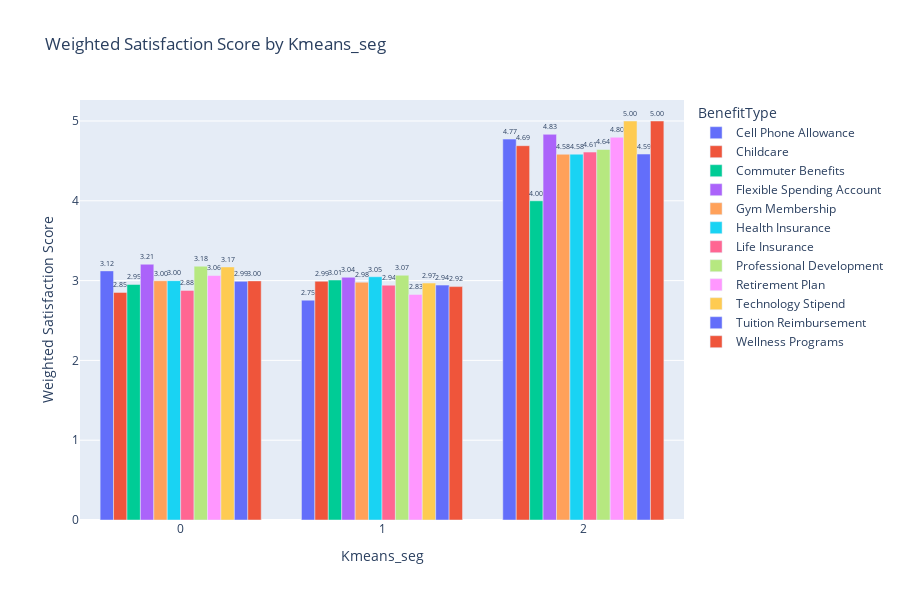

Write notebook code for a chart like this one.
### Code cell
weighted_satisfaction = (
    df_analysis_clustered_benefits
    .assign(weighted_score=lambda df: df['SatisfactionScore'] * df['UsageFrequency'])
    .groupby(['BenefitType', 'Kmeans_seg'])
    .apply(lambda g: g['weighted_score'].sum() / g['UsageFrequency'].sum())
    .unstack(fill_value=0)
)

def plot_weighted_satisfaction(weighted_satisfaction_df: pd.DataFrame, demo: str = 'Cluster'):
    fig = px.bar(
        weighted_satisfaction_df.reset_index().melt(id_vars='BenefitType', var_name=demo, value_name='WeightedSatisfaction'),
        x=demo,
        y='WeightedSatisfaction',
        color='BenefitType',
        barmode='group',
        title=f'Weighted Satisfaction Score by {demo}',
        labels={'WeightedSatisfaction': 'Weighted Satisfaction Score'},
        text='WeightedSatisfaction',
        height=600
    )
    fig.update_traces(texttemplate='%{text:.2f}', textposition='outside')
    fig.update_layout(xaxis_title=demo, yaxis_title='Weighted Satisfaction Score')
    fig.show()
plot_weighted_satisfaction(weighted_satisfaction, demo='Kmeans_seg')

### Figure 1 — Plotly figure (JSON) as saved in the notebook; plotly's stock layout.template omitted (floating-point values rounded to 4 significant figures)
{"data": [{"alignmentgroup": "True", "hovertemplate": "BenefitType=Cell Phone Allowance<br>Kmeans_seg=%{x}<br>Weighted Satisfaction Score=%{text}<extra></extra>", "legendgroup": "Cell Phone Allowance", "marker": {"color": "#636efa", "pattern": {"shape": ""}}, "name": "Cell Phone Allowance", "offsetgroup": "Cell Phone Allowance", "orientation": "v", "showlegend": true, "text": [3.122, 2.755, 4.773], "textposition": "outside", "texttemplate": "%{text:.2f}", "type": "bar", "x": [0, 1, 2], "xaxis": "x", "y": [3.122, 2.755, 4.773], "yaxis": "y"}, {"alignmentgroup": "True", "hovertemplate": "BenefitType=Childcare<br>Kmeans_seg=%{x}<br>Weighted Satisfaction Score=%{text}<extra></extra>", "legendgroup": "Childcare", "marker": {"color": "#EF553B", "pattern": {"shape": ""}}, "name": "Childcare", "offsetgroup": "Childcare", "orientation": "v", "showlegend": true, "text": [2.852, 2.992, 4.69], "textposition": "outside", "texttemplate": "%{text:.2f}", "type": "bar", "x": [0, 1, 2], "xaxis": "x", "y": [2.852, 2.992, 4.69], "yaxis": "y"}, {"alignmentgroup": "True", "hovertemplate": "BenefitType=Commuter Benefits<br>Kmeans_seg=%{x}<br>Weighted Satisfaction Score=%{text}<extra></extra>", "legendgroup": "Commuter Benefits", "marker": {"color": "#00cc96", "pattern": {"shape": ""}}, "name": "Commuter Benefits", "offsetgroup": "Commuter Benefits", "orientation": "v", "showlegend": true, "text": [2.951, 3.007, 4.0], "textposition": "outside", "texttemplate": "%{text:.2f}", "type": "bar", "x": [0, 1, 2], "xaxis": "x", "y": [2.951, 3.007, 4.0], "yaxis": "y"}, {"alignmentgroup": "True", "hovertemplate": "BenefitType=Flexible Spending Account<br>Kmeans_seg=%{x}<br>Weighted Satisfaction Score=%{text}<extra></extra>", "legendgroup": "Flexible Spending Account", "marker": {"color": "#ab63fa", "pattern": {"shape": ""}}, "name": "Flexible Spending Account", "offsetgroup": "Flexible Spending Account", "orientation": "v", "showlegend": true, "text": [3.205, 3.042, 4.833], "textposition": "outside", "texttemplate": "%{text:.2f}", "type": "bar", "x": [0, 1, 2], "xaxis": "x", "y": [3.205, 3.042, 4.833], "yaxis": "y"}, {"alignmentgroup": "True", "hovertemplate": "BenefitType=Gym Membership<br>Kmeans_seg=%{x}<br>Weighted Satisfaction Score=%{text}<extra></extra>", "legendgroup": "Gym Membership", "marker": {"color": "#FFA15A", "pattern": {"shape": ""}}, "name": "Gym Membership", "offsetgroup": "Gym Membership", "orientation": "v", "showlegend": true, "text": [2.998, 2.98, 4.583], "textposition": "outside", "texttemplate": "%{text:.2f}", "type": "bar", "x": [0, 1, 2], "xaxis": "x", "y": [2.998, 2.98, 4.583], "yaxis": "y"}, {"alignmentgroup": "True", "hovertemplate": "BenefitType=Health Insurance<br>Kmeans_seg=%{x}<br>Weighted Satisfaction Score=%{text}<extra></extra>", "legendgroup": "Health Insurance", "marker": {"color": "#19d3f3", "pattern": {"shape": ""}}, "name": "Health Insurance", "offsetgroup": "Health Insurance", "orientation": "v", "showlegend": true, "text": [2.999, 3.048, 4.585], "textposition": "outside", "texttemplate": "%{text:.2f}", "type": "bar", "x": [0, 1, 2], "xaxis": "x", "y": [2.999, 3.048, 4.585], "yaxis": "y"}, {"alignmentgroup": "True", "hovertemplate": "BenefitType=Life Insurance<br>Kmeans_seg=%{x}<br>Weighted Satisfaction Score=%{text}<extra></extra>", "legendgroup": "Life Insurance", "marker": {"color": "#FF6692", "pattern": {"shape": ""}}, "name": "Life Insurance", "offsetgroup": "Life Insurance", "orientation": "v", "showlegend": true, "text": [2.877, 2.942, 4.611], "textposition": "outside", "texttemplate": "%{text:.2f}", "type": "bar", "x": [0, 1, 2], "xaxis": "x", "y": [2.877, 2.942, 4.611], "yaxis": "y"}, {"alignmentgroup": "True", "hovertemplate": "BenefitType=Professional Development<br>Kmeans_seg=%{x}<br>Weighted Satisfaction Score=%{text}<extra></extra>", "legendgroup": "Professional Development", "marker": {"color": "#B6E880", "pattern": {"shape": ""}}, "name": "Professional Development", "offsetgroup": "Professional Development", "orientation": "v", "showlegend": true, "text": [3.181, 3.067, 4.643], "textposition": "outside", "texttemplate": "%{text:.2f}", "type": "bar", "x": [0, 1, 2], "xaxis": "x", "y": [3.181, 3.067, 4.643], "yaxis": "y"}, {"alignmentgroup": "True", "hovertemplate": "BenefitType=Retirement Plan<br>Kmeans_seg=%{x}<br>Weighted Satisfaction Score=%{text}<extra></extra>", "legendgroup": "Retirement Plan", "marker": {"color": "#FF97FF", "pattern": {"shape": ""}}, "name": "Retirement Plan", "offsetgroup": "Retirement Plan", "orientation": "v", "showlegend": true, "text": [3.064, 2.827, 4.796], "textposition": "outside", "texttemplate": "%{text:.2f}", "type": "bar", "x": [0, 1, 2], "xaxis": "x", "y": [3.064, 2.827, 4.796], "yaxis": "y"}, {"alignmentgroup": "True", "hovertemplate": "BenefitType=Technology Stipend<br>Kmeans_seg=%{x}<br>Weighted Satisfaction Score=%{text}<extra></extra>", "legendgroup": "Technology Stipend", "marker": {"color": "#FECB52", "pattern": {"shape": ""}}, "name": "Technology Stipend", "offsetgroup": "Technology Stipend", "orientation": "v", "showlegend": true, "text": [3.171, 2.969, 5.0], "textposition": "outside", "texttemplate": "%{text:.2f}", "type": "bar", "x": [0, 1, 2], "xaxis": "x", "y": [3.171, 2.969, 5.0], "yaxis": "y"}, {"alignmentgroup": "True", "hovertemplate": "BenefitType=Tuition Reimbursement<br>Kmeans_seg=%{x}<br>Weighted Satisfaction Score=%{text}<extra></extra>", "legendgroup": "Tuition Reimbursement", "marker": {"color": "#636efa", "pattern": {"shape": ""}}, "name": "Tuition Reimbursement", "offsetgroup": "Tuition Reimbursement", "orientation": "v", "showlegend": true, "text": [2.991, 2.943, 4.586], "textposition": "outside", "texttemplate": "%{text:.2f}", "type": "bar", "x": [0, 1, 2], "xaxis": "x", "y": [2.991, 2.943, 4.586], "yaxis": "y"}, {"alignmentgroup": "True", "hovertemplate": "BenefitType=Wellness Programs<br>Kmeans_seg=%{x}<br>Weighted Satisfaction Score=%{text}<extra></extra>", "legendgroup": "Wellness Programs", "marker": {"color": "#EF553B", "pattern": {"shape": ""}}, "name": "Wellness Programs", "offsetgroup": "Wellness Programs", "orientation": "v", "showlegend": true, "text": [2.996, 2.925, 5.0], "textposition": "outside", "texttemplate": "%{text:.2f}", "type": "bar", "x": [0, 1, 2], "xaxis": "x", "y": [2.996, 2.925, 5.0], "yaxis": "y"}], "layout": {"barmode": "group", "height": 600, "legend": {"title": {"text": "BenefitType"}, "tracegroupgap": 0}, "title": {"text": "Weighted Satisfaction Score by Kmeans_seg"}, "xaxis": {"anchor": "y", "domain": [0, 1], "title": {"text": "Kmeans_seg"}}, "yaxis": {"anchor": "x", "domain": [0, 1], "title": {"text": "Weighted Satisfaction Score"}}}}
